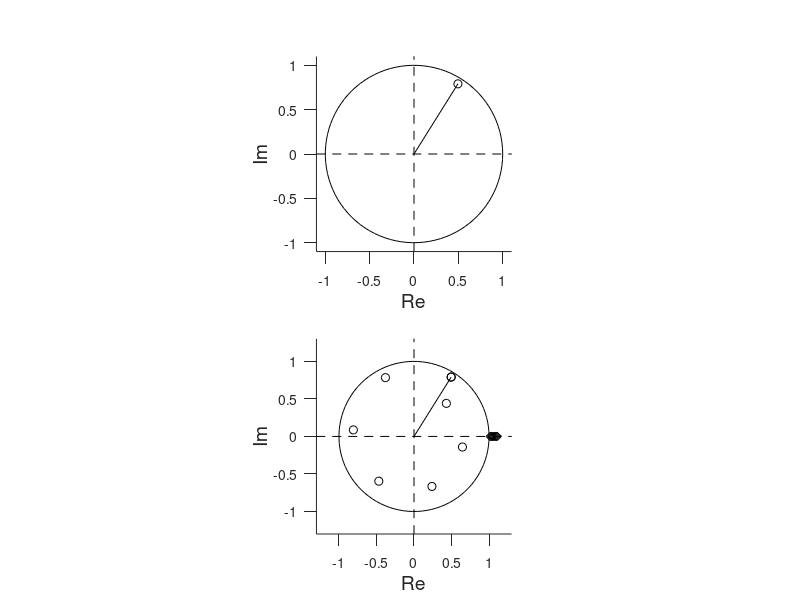

Reproduce this figure in MATLAB.
function complex_plane

% Plot examples of complex plane & de Moivre's formula

figure(1)
clf
set(gcf,'units','cent','position',[10 10 9 16])

% unit circle
Theta = linspace(0,2*pi,100);
[x,y] = pol2cart(Theta,1);

% The complex number - from the eigenvalues of the Ch 3 Leslie matrix

% Assemble the Leslie matrix:
F = [0 0 0 0 0.8 1 1 1 0.1]; % fecundity
S = [0.7 0.7 0.9 0.9 0.9 0.9 0.3 0.3]; % survival
Smat = [diag(S), zeros(length(S),1)]; % lower half of matrix
L = [F;Smat];  % the full matrix
Lambda = sort(eig(L),1,'descend'); % eigenvalues
z = Lambda(2);
zz = Lambda(1);

subplot(2,1,1)
hold on

% plot unit circle
plot(x,y,'k-')
plot([-2 2],[0 0],'k--')
plot([0 0],[-2 2],'k--')
plot([0 real(z)],[0,imag(z)],'k-')

% plot the points on the circles
plot(z,'ko')
axis equal
xlim([-1.1 1.1])
ylim([-1.1 1.1])
ylabel('Im','fontsize',14)
xlabel('Re','fontsize',14)
set(gca,'tickdir','out','ticklength',[0.02 0.02])

subplot(2,1,2)
hold on

% Now plot the radii to each point
for t = 1:7
    plot(z^t,'ko') % imaginary eigenvalues
    plot(zz^t,0,'kd') % real (dominant) eigenvalue
end
axis equal


% plot unit circle
plot(x,y,'k-')
plot([-2 2],[0 0],'k--')
plot([0 0],[-2 2],'k--')
plot([0 real(z)],[0,imag(z)],'k-')

plot(z,'ko')
axis equal
xlim([-1.3 1.3])
ylim([-1.3 1.3])
ylabel('Im','fontsize',14)
xlabel('Re','fontsize',14)
set(gca,'tickdir','out','ticklength',[0.02 0.02])
